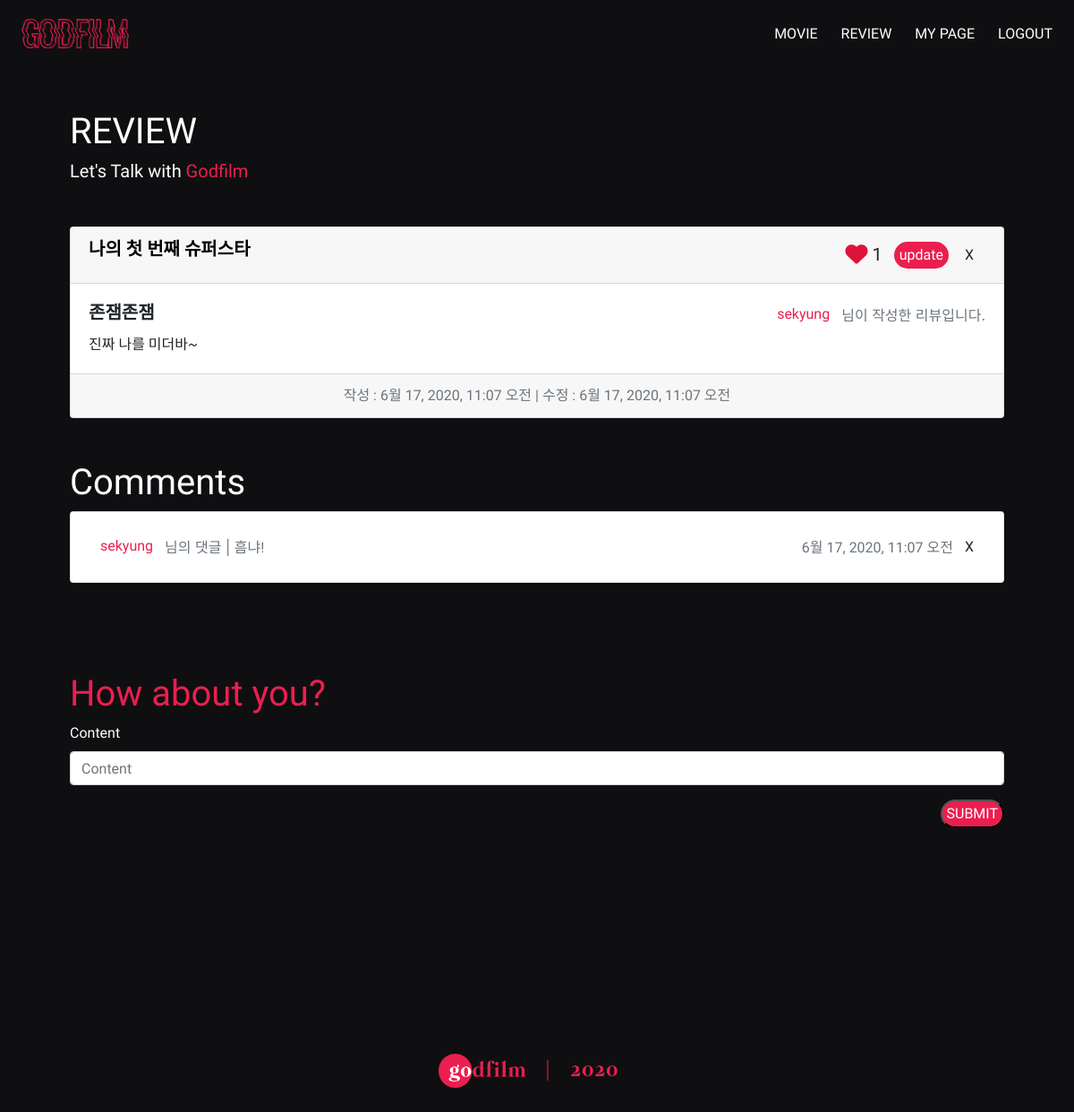
The page /movies/4/1/ (signed in) on the database as committed earlier.
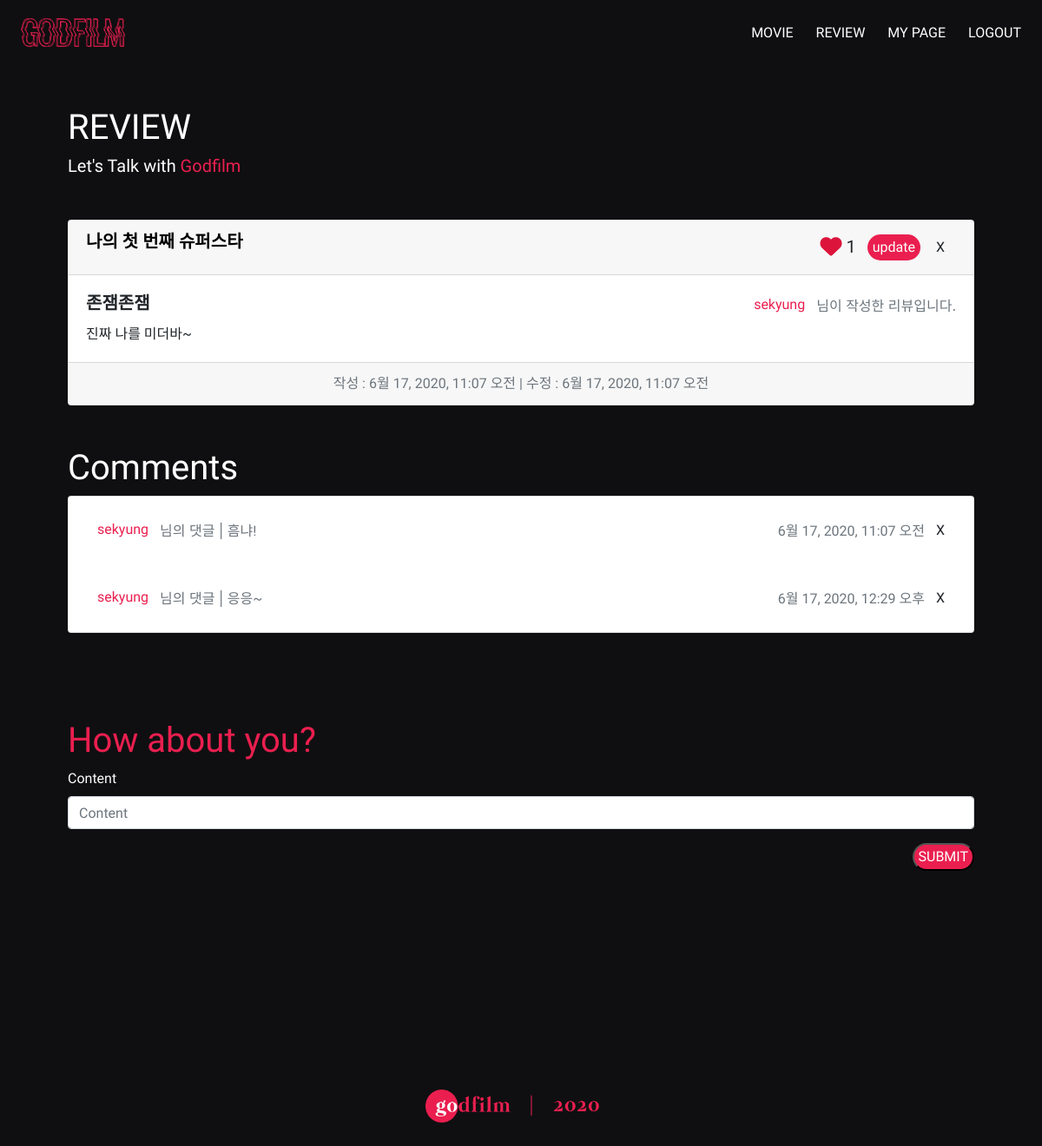
The same page on the database as committed later.
### movies/models.py (models this page shows)
class ReviewComment(models.Model):
    content = models.CharField(max_length=200)
    created_at = models.DateTimeField(auto_now_add=True)
    updated_at = models.DateTimeField(auto_now=True)
    review = models.ForeignKey(Review, on_delete=models.CASCADE)
    user = models.ForeignKey(settings.AUTH_USER_MODEL, on_delete=models.CASCADE)

### accounts/models.py (models this page shows)
class User(AbstractUser):
    followers = models.ManyToManyField(
            settings.AUTH_USER_MODEL,
            related_name='followings'
        )

### movies/views.py (the view)
# urls.py: path('<int:movie_id>/<int:review_id>/', views.review_detail, name='review_detail'),
@login_required
def review_detail(request, movie_id, review_id):
    movie = get_object_or_404(Movie, id=movie_id)
    review = get_object_or_404(Review, id=review_id)
    comments = review.reviewcomment_set.all()
    comment_form = ReviewCommentForm()
    context = {
        'movie': movie,
        'review': review,
        'comments': comments,
        'comment_form': comment_form,
    }
    return render(request, 'movies/review_detail.html', context)

### movies/forms.py
class ReviewCommentForm(forms.ModelForm):
    class Meta:
        model = ReviewComment
        fields = ['content']

### movies/templates/movies/review_detail.html (shortened to what this page needs)
{% extends 'base.html' %}
{% load bootstrap4 %}
{% block content %}
<div style="margin-bottom: 50px;">
  <h1 style="color: white;">REVIEW</h1>
  <h5 style="color: white;">Let's Talk with <span style="color: #ea1f4f;">Godfilm</span></h5>
</div>
<div class="card">
  <h5 class="card-header">
    <a href="{% url 'movies:movie_detail' movie.id %}"
    style="text-decoration:none; font-family: 'Nanum Gothic', sans-serif; font-weight: bold; color:black" class="review-movie">{{ review.movie.title }}</a>
    <div class="float-right">
        {% if request.user in review.like_users.all %}
          <i class="fas fa-heart fa-lg like-button" style="color:crimson" data-movieid="{{ movie.id }}" data-reviewid="{{ review.id }}"></i>
        {% else %}
          <i class="fas fa-heart fa-lg like-button" style="color:gainsboro" data-movieid="{{ movie.id }}" data-reviewid="{{ review.id }}"></i>
        {% endif %}
        <span id="like-count-{{ review.id }}" class="mr-2">{{ review.like_users.all|length }}</span>
      {% if review.user == request.user %}
          <a href="{% url 'movies:review_update' movie.id review.id %}" class="btn update-btn review-more">update</a>
          <form action="{% url 'movies:review_delete' movie.id review.id %}" method="POST" style="display: inline-block;">
              <button class="btn delete-btn">X</button>
          </form>
      {% endif %}
      </div>
  </h5>
  <div class="card-body">
    <div class="d-flex justify-content-between">
      <h5 class="card-title" style="font-family: 'Nanum Gothic', sans-serif; font-weight: bold;">{{ review.title }}</h5>
      <span><a href="{% url 'accounts:profile' review.user.username %}" class="btn goprofile" style="margin-top: -5px;">{{ review.user.username }}</a><span class="text-muted">님이 작성한 리뷰입니다.</span></span>
    </div>
    <p class="card-text" style="font-family: 'Nanum Gothic', sans-serif;">{{ review.content }}</p>
  </div>
  <div class="card-footer text-muted" style="font-family: 'Nanum Gothic', sans-serif; text-align: center;">
    작성 : {{ review.created_at }} | 수정 : {{ review.updated_at }}
  </div>
</div>
<h1 style="font-family: 'Suez One', serif; color: white;;" class="mt-5">Comments</h1>
{% if comments.count != 0 %}
	<div class="card">
      {% for comment in comments %}
      <div class="card-body d-flex justify-content-between">
        <div class="mt-1">
          <span><a href="{% url 'accounts:profile' comment.user %}" class="btn goprofile" style="margin-top: -5px;">{{ comment.user }}</a><span class="text-muted">님의 댓글 | </span></span>
          <span style="display: inline-block; font-family: 'Nanum Gothic', sans-serif;" class="text-muted">  {{ comment.content }}</span>
        </div>
        <div class="d-flex justify-content-end">
        <span style="display: inline-block; font-family: 'Nanum Gothic', sans-serif;" class="text-muted mt-2">{{ comment.created_at }}</span>
        {% if comment.user == request.user %}
        <form action="{% url 'movies:movie_comment_delete' movie.id comment.id %}" method="POST">
          <button class="btn delete-btn">X</button>
        </form>
        {% endif %}
      </div>
      </div>
      {% endfor %}
  </div>
{% endif %}
  <div class="mb-5">
    <h1 style="font-family: 'Suez One', serif; color: #ea1f4f;" class="opinion">How about you?</h1>
    {% if user.is_authenticated %}
    <form action="{% url 'movies:review_comment_create' movie.id review.id %}" method="POST" style="font-family: 'Suez One', serif; color: white;">
      {% bootstrap_form comment_form %}
      <button class="commtent-btn float-right">SUBMIT</button>
    </form>
    {% endif %}
  </div>
{% endblock %}

Rows that differ between the two databases and show on the page:
added ReviewComment: user "sekyung", content "응응~", created_at "6월 17, 2020, 12:29 오후", shows "X"
